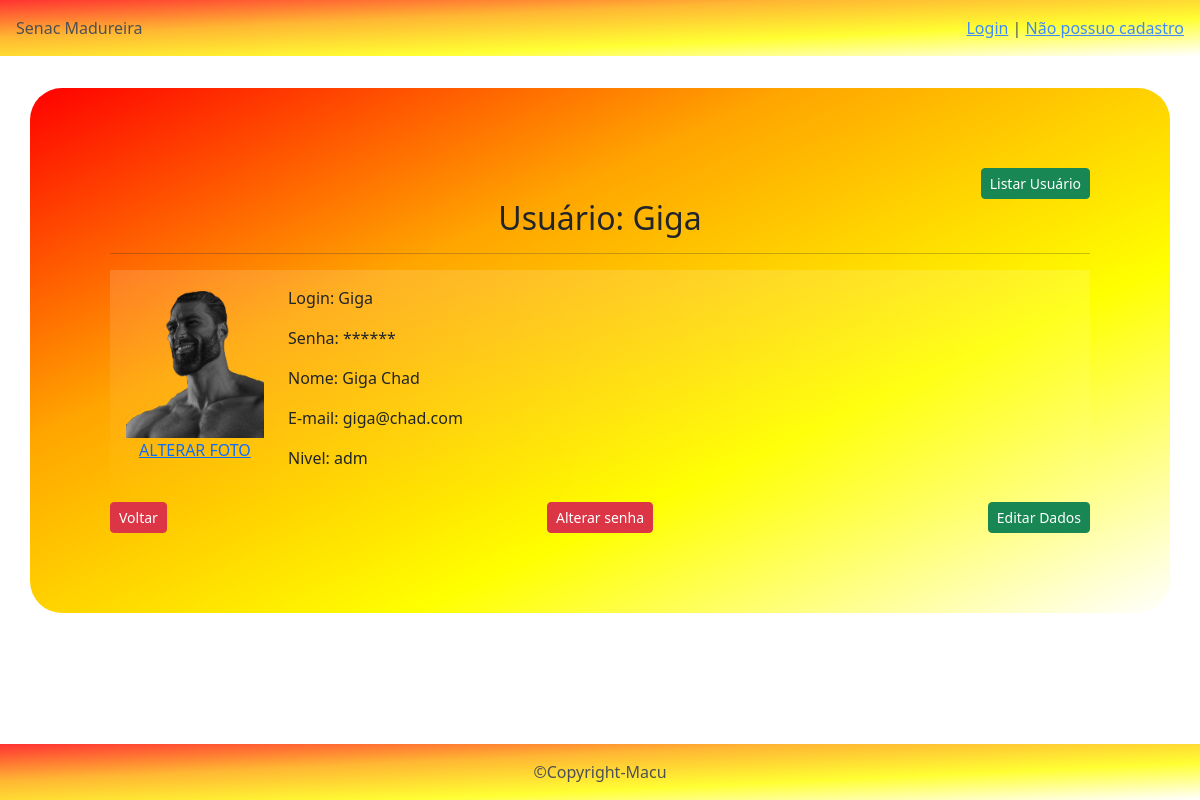
The page /usuario/vizualizarUser.php?login=Giga on the database its author committed.
### tables this page shows
CREATE TABLE `usuario` (
  `login` varchar(30) NOT NULL,
  `senha` varchar(30) NOT NULL,
  `nome` varchar(60) NOT NULL,
  `email` varchar(100) NOT NULL,
  `nivel` varchar(3) NOT NULL,
  `foto` varchar(255) NOT NULL
);

### usuario/vizualizarUser.php (the view, shortened to what this page needs)
<?php
$erro = 0;
include "../adm/controle.php";
include "../adm/conexao.php";
if (isset($_GET['login'])) {
    $login = $_GET['login'];
    $sql = "select * from usuario where login='$login'";
    $seleciona = mysqli_query($conexao, $sql);
    $exibe = mysqli_fetch_array($seleciona);
    $login = $exibe['login'];
    $nome = $exibe['nome'];
    $email = $exibe['email'];
    $nivel = $exibe['nivel'];
    $foto = $exibe['foto'];
} else {
    $erro++;
}
?>
<div class="container pag">
    <div class="text-end">
        <a href="listarUser.php">
            <button class="btn btn-success btn-sm">
                Listar Usuário
            </button>
        </a>
    </div>
    <h2>Usuário: <?php echo $login ?></h2>
    <hr>
    <div class="container text-start bg-gradient p-3">
        <div class="row">
            <div class="col-2 text-center">
                <img src="<?php echo $foto ?>">
                <a href="editarFoto.php?login=<?php echo $login ?>">ALTERAR FOTO</a>
            </div>
            <div class="col-10">
                <?php
                if (!$erro) {
                    echo "
                    <p>Login: $login</p>
                    <p>Senha: ******</p>
                    <p>Nome: $nome</p>
                    <p>E-mail: $email</p>
                    <p>Nivel: $nivel</p>
                    ";
                } else {
                    echo "
                    <p>Nenhum Usuário foi selecinado</p>
                    <p>Clique em listar usuario para selecionar um usuário</p>
                    ";
                }
                ?>
            </div>
        </div>
    </div>
    <div class="row">
        <div class="col text-start">
                <button class="btn btn-danger btn-sm" onclick="window.history.go(-1)">
                    Voltar
                </button>
        </div>
        <div class="col">
            <a href="editarSenha.php?login=<?php echo $login?>">
                <button class="btn btn-danger btn-sm">
                    Alterar senha
                </button></a>
        </div>
        <div class="col text-end">
            <a href="editarUser.php?login=<?php echo $login ?>">
                <button class="btn btn-success btn-sm">
                    Editar Dados
                </button></a>
        </div>
    </div>
</div>
<?php
include "../adm/footer.php";
?>

### css/style.css (style rules this page uses)
.pag { margin-top: 2em; padding: 5em; border-radius: 2em; text-align: center; background-image: linear-gradient(to bottom right, red,orange,yellow, white ); }
body { background-image: url(https://i.pinimg.com/originals/4e/94/7a/4e947afe00fb849dd5796dcf5f63d9e6.jpg); }
img { width: 100%; }

### rows shown on the page
usuario: login "Giga", foto (picture), nome "Giga Chad", email "giga@chad.com", nivel "adm"
